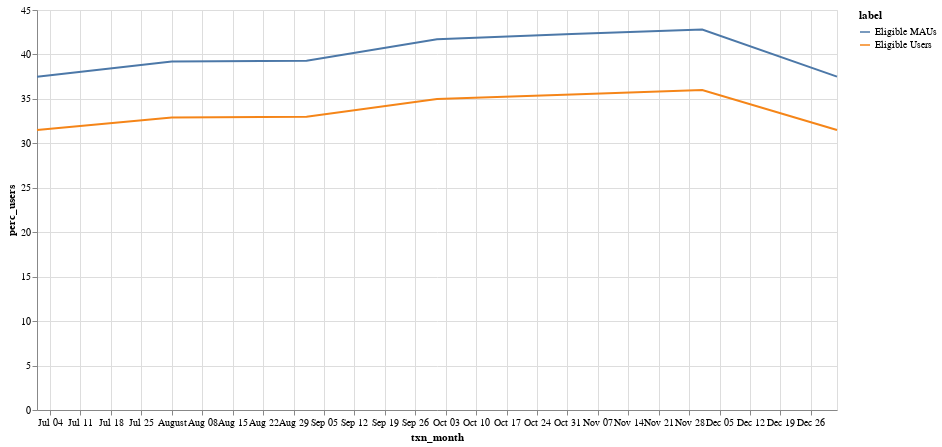

This figure's notebook cell:
### Markdown cell above
We can see a similar pattern for the monthly eligible transactions, with the main difference being the consistently higher percentages of users (which is also to be expected since extending the time frame from a week to a month increases the chances for a user to transact within that time frame).

### Code cell
af.line_multi(month_elig_txns_df, "label", "txn_month", "perc_users", 800, 400, "x")

### Figure 1 — Vega-Lite specification as saved in the notebook (floating-point values rounded to 4 significant figures)
{"config": {"view": {"continuousWidth": 400, "continuousHeight": 300}}, "data": {"name": "data-daa582728c28504d497ece2e3bd140bd"}, "mark": "line", "encoding": {"color": {"field": "label", "type": "nominal"}, "tooltip": {"field": "perc_users", "type": "quantitative"}, "x": {"field": "txn_month", "type": "temporal"}, "y": {"field": "perc_users", "sort": "x", "type": "quantitative"}}, "height": 400, "width": 800, "$schema": "https://vega.github.io/schema/vega-lite/v4.17.0.json", "datasets": {"data-daa582728c28504d497ece2e3bd140bd": [{"label": "Eligible MAUs", "txn_month": "2021-07-01T00:00:00", "perc_users": 37.5}, {"label": "Eligible MAUs", "txn_month": "2021-08-01T00:00:00", "perc_users": 39.2}, {"label": "Eligible MAUs", "txn_month": "2021-09-01T00:00:00", "perc_users": 39.3}, {"label": "Eligible MAUs", "txn_month": "2021-10-01T00:00:00", "perc_users": 41.7}, {"label": "Eligible MAUs", "txn_month": "2021-11-01T00:00:00", "perc_users": 42.3}, {"label": "Eligible MAUs", "txn_month": "2021-12-01T00:00:00", "perc_users": 42.8}, {"label": "Eligible MAUs", "txn_month": "2022-01-01T00:00:00", "perc_users": 37.5}, {"label": "Eligible Users", "txn_month": "2021-07-01T00:00:00", "perc_users": 31.5}, {"label": "Eligible Users", "txn_month": "2021-08-01T00:00:00", "perc_users": 32.9}, {"label": "Eligible Users", "txn_month": "2021-09-01T00:00:00", "perc_users": 33.0}, {"label": "Eligible Users", "txn_month": "2021-10-01T00:00:00", "perc_users": 35.0}, {"label": "Eligible Users", "txn_month": "2021-11-01T00:00:00", "perc_users": 35.5}, {"label": "Eligible Users", "txn_month": "2021-12-01T00:00:00", "perc_users": 36.0}, {"label": "Eligible Users", "txn_month": "2022-01-01T00:00:00", "perc_users": 31.5}]}}
